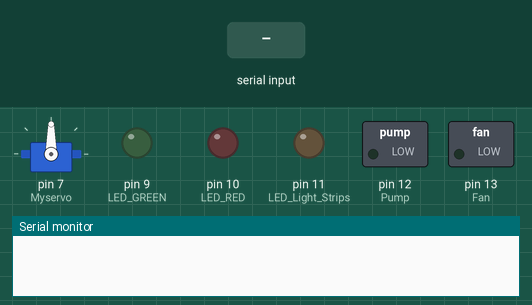
This sketch was run on a simulated Arduino Uno, built with avr-gcc and run on an emulated ATmega328P. Parts: servo, switched loads named in the sketch (green lamp = pin HIGH), output pins drawn as LEDs (lit = HIGH), the last lines printed to the serial monitor. The inputs (shaded band) are chosen by the test bench.

Above: at 1.2 s.
1.3 s: "StartWash\n" received over Serial
At 2.3 s:
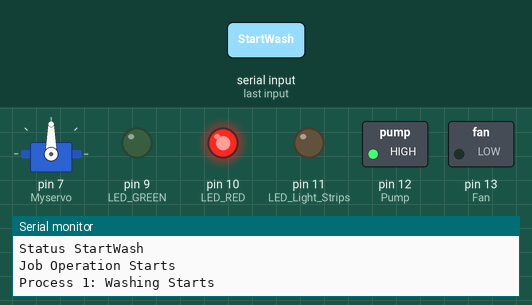
At 22.0 s:
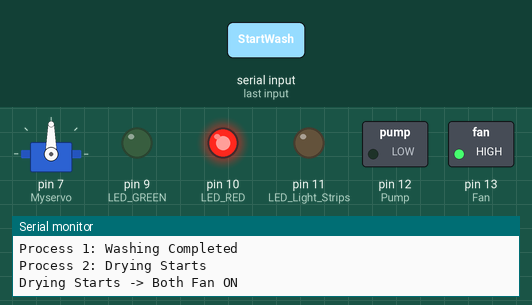
Timing chart, 0 to 22.8 s (numbered marks = the images above; inputs shaded):
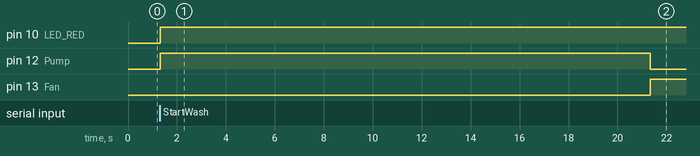

Measured:
- after the input at 1.3 s, pin 10 (LED_RED): LOW → HIGH at once; pin 12 (Pump): LOW → HIGH at once, → LOW 20.0 s later; pin 13 (Fan): LOW → HIGH after 20.0 s

The sketch:

Master_Slave_Arduino.ino
```cpp
#include <Servo.h>

const int sw = 8;

Servo Myservo;

void setup()
{
  Serial.begin(9600);
  pinMode(13, OUTPUT); // Fan
  pinMode(12, OUTPUT); // Pump
  pinMode(11, OUTPUT); // LED Light Strips
  pinMode(10, OUTPUT); // LED RED
  pinMode(9, OUTPUT); // LED GREEN
  // Switch [Not Required For RSPB Master- Arduino Slave] pinMode(sw, INPUT);
  Myservo.attach(7); //servo.attach(pin) set pin to motor
}

void loop() {

  if (Serial.available() > 0) {

    String data = (Serial.readStringUntil('\n'));

    Serial.print("Status ");
    Serial.println(data);

    if (data.equals("StartWash")) {
      washing();
      drying();
    }
    else if(data.equals("StartSter"))
    {
      ster();
      done();
    }
    else if(data.equals("Abort"))
    {
      exit(0);
    }
}
}

void washing ()
{
  // Start of Operation (WASHING)
  Serial.println("Job Operation Starts\n");
  Serial.println("Process 1: Washing Starts");

  digitalWrite(13, LOW); // Fan off (WASHING)
  digitalWrite(11, LOW); // LED Light Strips off
  digitalWrite(9, LOW);  // Green LED off (In Process)
  digitalWrite(12, HIGH); // Pump on (WASHING)
  digitalWrite(10, HIGH); // Red LED ON (In Process)

  delay(20000); // Wait for x min (WASHING)
  Serial.println("Process 1: Washing Completed\n");

}

void drying ()
{
  // Washing Done, Now Drying
  Serial.println("Process 2: Drying Starts");
  Serial.println("Drying Starts -> Both Fan ON");

  digitalWrite(13, HIGH); // Fan ON (DRYING)
  digitalWrite(10, HIGH); // Red LED ON (In Process)
  digitalWrite(12, LOW); // Pump off (DRYING)
  digitalWrite(11, LOW); // LED Light Strips off (DRYING)
  digitalWrite(9, LOW); // Green LED off (In Process)

  delay(20000); // Wait for x min (DRYING)
  Serial.println("Process 2: Drying Completed\n");
}

void ster ()
{
  // Drying Done, Now Sterilisation
  Serial.println("Process 3: Sterilisation Starts");
  Serial.println("Sterilisation Starts -> UV Lights ON");

  digitalWrite(13, LOW); // Fan off (Sterilisation)
  digitalWrite(12, LOW); // Pump off (Sterilisation)
  digitalWrite(11, HIGH); // LED Light Strips off (Sterilisation)
  digitalWrite(10, HIGH); // Red LED ON (In Process)
  digitalWrite(9, LOW); // Green LED off (In Process)

  delay(20000); // Wait for x min (Sterilisation)
  Serial.println("Process 3: Sterilisation Completed\n");

}


void done ()
{
  // Sterilisation Done, Process Completed
  Serial.println("Job Operation Completed");
  digitalWrite(13, LOW); // Fan off (Sterilisation)
  digitalWrite(12, LOW); // Pump off (Sterilisation)
  digitalWrite(11, LOW); // LED Light Strips off (Sterilisation)
  digitalWrite(10, LOW); // Red LED ON (In Process)
  digitalWrite(9, HIGH); // Green LED off (In Process)
  delay(5000);

  Myservo.write(0); // Original Position (No Process Currently)
  delay (1000); // Close Lid

}
```
